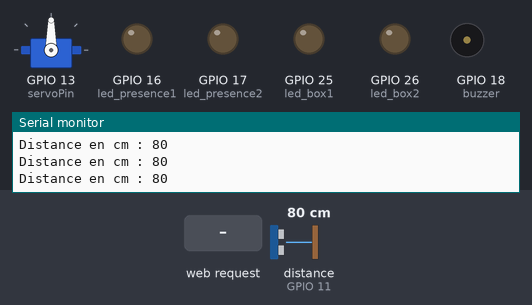
Recording of a sketch running on a simulated ESP32. Shown: servo, output pins drawn as LEDs (lit = HIGH), buzzer (waves = sounding), the last lines printed to the serial monitor. Wiring (inferred from the names in the program): ultrasonic range finder: trigger GPIO 12; echo GPIO 11. The test bench sets the inputs (shaded band); at power-on: distance to the obstacle (sensor on GPIO 11) 80 cm. The echo pulse lasts 58.3 µs per cm; WiFi joins after 1.5 s; servers stay silent unless stated; pins used as bus, display or sensor lines are not drawn.

Above: at 2.7 s.
2.8 s: distance to the obstacle (sensor on GPIO 11) set to 44 cm
4.3 s: distance to the obstacle (sensor on GPIO 11) set to 37 cm
At 5.4 s:
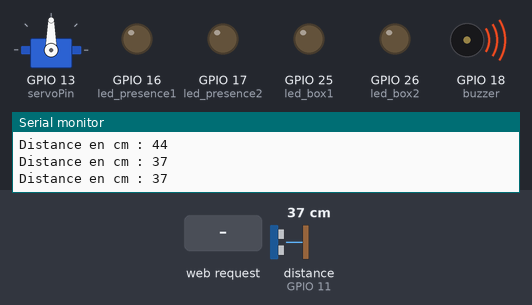
5.8 s: HTTP request GET /p1/open received
At 8.3 s:
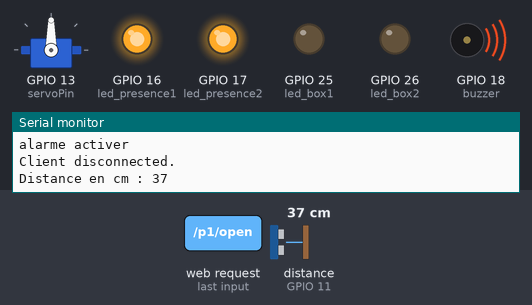
8.8 s: HTTP request GET /1/on received
At 11.0 s:
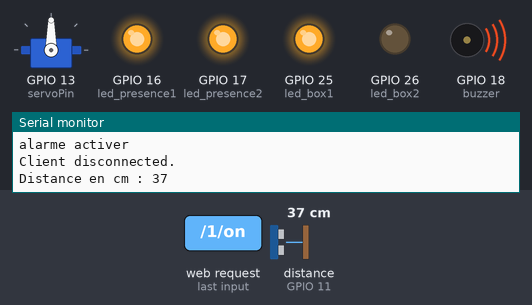
11.7 s: HTTP request GET /p1/close received
At 14.4 s:
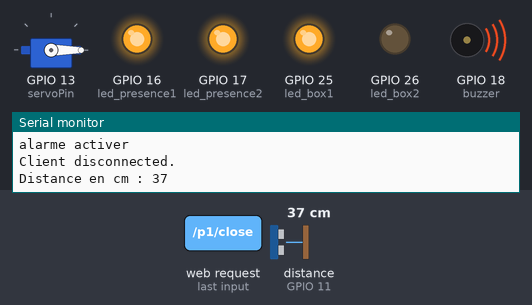
14.7 s: HTTP request GET /2/on received
At 16.8 s:
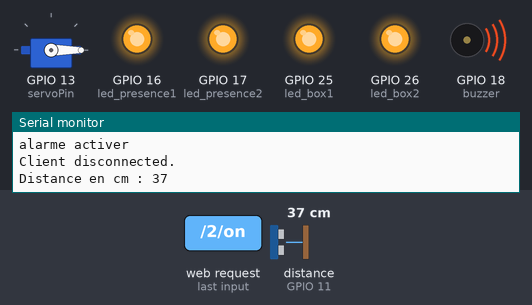
Timing chart, 0 to 18.3 s (numbered marks = the images above; inputs shaded):
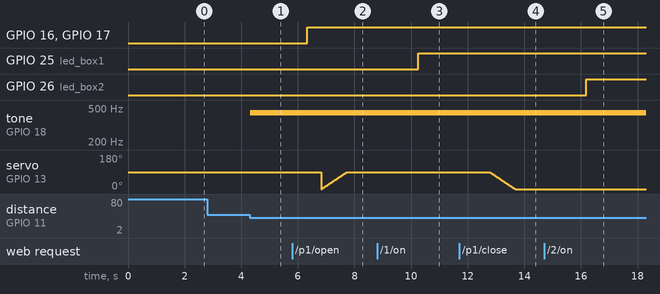

Measured:
- the behaviour switches between 40 and 39 cm on distance to the obstacle (sensor on GPIO 11) (found by bisection; images 0 and 1)
- after the input at 4.3 s, tone on GPIO 18 (buzzer): silent → 440 Hz at once
- after the input at 5.8 s, GPIO 16 (led_presence1), GPIO 17 (led_presence2): LOW → HIGH after 0.53 s
- after the input at 8.8 s, GPIO 25 (led_box1): LOW → HIGH after 1.5 s
- after the input at 11.7 s, servo on GPIO 13 (servoPin): moves from 90° to 0° over 0.90 s, starting after 1.1 s
- after the input at 14.7 s, GPIO 26 (led_box2): LOW → HIGH after 1.5 s

The sketch:

application_web.ino
```cpp
#include <WiFi.h>
#include <Servo.h>
#include "pitches.h" // pour utiliser la fonction tone

// Remplacer "" par son réseau, nom et mot de passe de son réseau
const char* ssid = "";
const char* password = "";

// Entrées des composants
int led_box1 = 25;
int led_box2 = 26;
int servoPin = 13;
int led_presence1 = 16;
int led_presence2 = 17;
const byte buzzer = 18;

// On initialise les états des composants a off au début
String etat_led1 = "off";
String etat_led2 = "off";
String etat_porte1 = "close";
String etat_porte2 = "close";
String etat_alarme = "eteint";

// définition des broches utilisées
int trig_presence = 12;
int echo = 11;

// stocker les distances
long lecture_echo;
long cm;

// Controle du servo
Servo servo;

int pos = 0; // controler la position du servos

// Port pour le serveur web
WiFiServer server(80);

// Stocker la requette HTTP
String header;

void setup() {
  Serial.begin(115200);

  // recupere le servo
  servo.attach(servoPin);

  // initialisation des sorties
  pinMode(led_box1, OUTPUT);
  pinMode(led_box2, OUTPUT);
  pinMode(trig_presence, OUTPUT);
  pinMode(led_presence1, OUTPUT);
  pinMode(led_presence2, OUTPUT);
  pinMode(buzzer, OUTPUT);

  // on met les leds en éteinte
  digitalWrite(led_box1, LOW);
  digitalWrite(led_box2, LOW);
  digitalWrite(led_presence1, LOW);
  digitalWrite(led_presence2, LOW);
  digitalWrite(trig_presence, LOW);

  // Connexion wifi
  Serial.print("Connexion à ");
  Serial.println(ssid);
	WiFi.begin(ssid, password);

	while(WiFi.status() != WL_CONNECTED)
	{
	  delay(500);
		Serial.print(".");
	}

	Serial.println("Connexion etablie");
	Serial.print("Adresse IP: ");
	Serial.println(WiFi.localIP()); // On utilise pour se connecter a l'application

	// Démmarrage du serveur.
  server.begin();
}

void loop() {

  digitalWrite(trig_presence, HIGH);
  delayMicroseconds(10); // envoi d'une impulsion sur trig de 10 microsecondes
  digitalWrite(trig_presence, LOW);
  lecture_echo = pulseIn(echo, HIGH);
  cm = lecture_echo / 58; // lecture_echo*340/(2*10000)

  Serial.print("Distance en cm : ");
  Serial.println(cm);

  // On vérifie si un client se connecte
  WiFiClient client = server.available();
  if(cm > 0 && cm < 40){   // Si on détecte une présence et que la personne se connecte on allume les leds
    if (client) {
      Serial.println("Nouveau client");

      // On allume les led pour que la personne ait de la visibilité
      digitalWrite(led_presence1, HIGH);
      digitalWrite(led_presence2, HIGH);
      delay(500);

      String currentLine = "";
      while (client.connected()) {
        if (client.available()) { // On vérifie si le client a envoyé une requete
          char c = client.read();
          Serial.write(c);
          header += c;
           if (c == '\n') {
            // Fin de la requette HTTP du client
            if (currentLine.length() == 0) {
              // HTTP headers
              client.println("HTTP/1.1 200 OK");
              client.println("Content-type:text/html");
              client.println("Connection: close");
              client.println();

              // Allumer et eteindre leds
              if (header.indexOf("GET /1/on") >= 0) {
                Serial.println("led 1 on");
                etat_led1 = "on";
                digitalWrite(led_box1, HIGH);
              } else if (header.indexOf("GET /1/off") >= 0) {
                Serial.println("led 1 off");
                etat_led1 = "off";
                digitalWrite(led_box1, LOW);
              } else if (header.indexOf("GET /2/on") >= 0) {
                Serial.println("led 2 on");
                etat_led2 = "on";
                digitalWrite(led_box2, HIGH);
              } else if (header.indexOf("GET /2/off") >= 0) {
                Serial.println("led 2 off");
                etat_led2 = "off";
                digitalWrite(led_box2, LOW);
              }

              // Ouvrir et fermer porte
              if (header.indexOf("GET /p1/open") >= 0) {
                Serial.println("porte 1 open");
                etat_porte1 = "open";
                for (pos = 0; pos <= 90; pos += 1) { // on tourne jusqu'a 90 degrés
                  servo.write(pos);
                  delay(10);
                }
              } else if (header.indexOf("GET /p1/close") >= 0) {
                  Serial.println("porte 1 close");
                  etat_porte1 = "close";
                  for (pos = 90; pos >= 0; pos -= 1) { // on tourne jusqu'a 0 degrés
                    servo.write(pos);
                    delay(10);
                  }
              } else if (header.indexOf("GET /p2/open") >= 0) {
                  Serial.println("porte 2 open");
                  etat_porte2 = "open";
                  for (pos = 0; pos <= 90; pos += 1) { // on tourne jusqu'a 90 degrés
                    servo.write(pos);
                    delay(10);
                  }
              } else if (header.indexOf("GET /p2/close") >= 0) {
                  Serial.println("porte 2 close");
                  etat_porte2 = "close";
                  for (pos = 90; pos >= 0; pos -= 1) { // on tourne jusqu'a 0 degrés
                    servo.write(pos);
                    delay(10);
                  }
              }

              // Desactiver alarme
              if (header.indexOf("GET /alarme/desactiver") >= 0) {
                Serial.println("alarme desactiver");
                etat_alarme = "desactiver";
                digitalWrite(buzzer, LOW);
              } else {
                Serial.println("alarme activer");
                etat_alarme = "eteint";
                tone(buzzer, 440);
              }

              // Affichage de la page html
              client.println("<!DOCTYPE html><html>");
              client.println("<head><meta name=\"viewport\" content=\"width=device-width, initial-scale=1\">");
              client.println("<link rel=\"icon\" href=\"data:,\">");
              client.println("<script src=\"https://kit.fontawesome.com/a076d05399.js\"></script>");
              client.println("<script src=\"https://code.jquery.com/jquery-3.2.1.slim.min.js\" integrity=\"sha384-KJ3o2DKtIkvYIK3UENzmM7KCkRr/rE9/Qpg6aAZGJwFDMVNA/GpGFF93hXpG5KkN\"></script>");
              client.println("<script src=\"https://cdnjs.cloudflare.com/ajax/libs/popper.js/1.11.0/umd/popper.min.js\" integrity=\"sha384-b/U6ypiBEHpOf/4+1nzFpr53nxSS+GLCkfwBdFNTxtclqqenISfwAzpKaMNFNmj4\"></script>");
              client.println("<script src=\"https://maxcdn.bootstrapcdn.com/bootstrap/4.0.0-beta/js/bootstrap.min.js\" integrity=\"sha384-h0AbiXch4ZDo7tp9hKZ4TsHbi047NrKGLO3SEJAg45jXxnGIfYzk4Si90RDIqNm1\"></script>");

              // CSS
              client.println("<style>html { font-family: Helvetica; display: inline-block; margin: 0px auto; text-align: center;}");
              client.println(".button2 {background-color: #555555;}</style></head>");

              client.println("<body><h4>Gestion des fonctionalités</h4>");

              client.println("<div  class=\"row justify-content-center no-gutters outer-div\">");

                // On vérifie l'état des leds
                client.println("<div  class=\"col-xs-6 col-sm-6 col-md-6 col-lg-6 justify-content-center inner-div\">");
                  client.println("<p>Etat Led 1 : " + etat_led1 + "</p>");
                  if (etat_led1=="off") {
                    client.println("<p><a href=\"/1/on\"><button class=\"button\">ON</button></a></p>");
                  } else {
                    client.println("<p><a href=\"/1/off\"><button type=\"button\" class=\"btn btn-info col-xs-6 col-sm-6 col-md-6 col-lg-6 button2\">OFF</button></a></p>");
                  }
                client.println("</div>");
                client.println("<div  class=\"col-xs-6 col-sm-6 col-md-6 col-lg-6 inner-div\">");
                  client.println("<p>Etat Led 2 : " + etat_led2 + "</p>");
                  if (etat_led2=="off") {
                    client.println("<p><a href=\"/2/on\"><button type=\"button\" class=\"btn btn-info col-xs-6 col-sm-6 col-md-6 col-lg-6\">ON</button></a></p>");
                  } else {
                    client.println("<p><a href=\"/2/off\"><button type=\"button\" class=\"btn btn-info col-xs-6 col-sm-6 col-md-6 col-lg-6 button2\">OFF</button></a></p>");
                  }
                client.println("</div>");

                // On vérifie l'état des portes
                client.println("<div  class=\"col-xs-6 col-sm-6 col-md-6 col-lg-6 justify-content-center inner-div\">");
                  client.println("<p>Etat porte 1 : " + etat_porte1 + "</p>");
                  if (etat_porte1=="close") {
                    client.println("<p><a href=\"/p1/open\"><button class=\"button\">OPEN</button></a></p>");
                  } else {
                    client.println("<p><a href=\"/p1/close\"><button type=\"button\" class=\"btn btn-info col-xs-6 col-sm-6 col-md-6 col-lg-6 button2\">CLOSE</button></a></p>");
                  }
                client.println("</div>");

                client.println("<div  class=\"col-xs-6 col-sm-6 col-md-6 col-lg-6 justify-content-center inner-div\">");
                  client.println("<p>Etat porte 2 : " + etat_porte2 + "</p>");
                  if (etat_porte2=="close") {
                    client.println("<p><a href=\"/p2/open\"><button class=\"button\">OPEN</button></a></p>");
                  } else {
                    client.println("<p><a href=\"/p2/close\"><button type=\"button\" class=\"btn btn-info col-xs-6 col-sm-6 col-md-6 col-lg-6 button2\">CLOSE</button></a></p>");
                  }
                client.println("</div>");

                // Desactivé alarme
                client.println("<div  class=\"col-xs-6 col-sm-6 col-md-6 col-lg-6 justify-content-center inner-div\">");
                  client.println("<p>Etat de l'alarme: " + etat_alarme + "</p>");
                  if (etat_alarme=="desactiver") {
                    client.println("<p><a href=\"/alarme/desactiver\"><button class=\"button\">Vous avez desactiver l'alarme</button></a></p>");
                  } else {
                    client.println("<p><a href=\"/alarme/eteint\"><button type=\"button\" class=\"btn btn-info col-xs-6 col-sm-6 col-md-6 col-lg-6 button2\">Veuillez desactiver l'alarme</button></a></p>");
                  }
                client.println("</div>");


              client.println("</div>");

              client.println("</body></html>");

              client.println();

              break;
            } else {
              currentLine = "";
            }
          } else if (c != '\r') {  // on vérifie si il n'y est pas de retour a la ligne
            currentLine += c;
          }
        }
      }
      // On met le header a vide
      header = "";

      client.stop();
      Serial.println("Client disconnected.");
      Serial.println("");
    } else { // detection d'une présence mais pas de connection on fait sonner l'alarme
        tone(buzzer, 440);
        delay(1000);
      }
  } else { // Pas de présence on allume pas les leds
    digitalWrite(led_presence1, LOW);
    digitalWrite(led_presence2, LOW);
    delay(100);
  }
}
```
